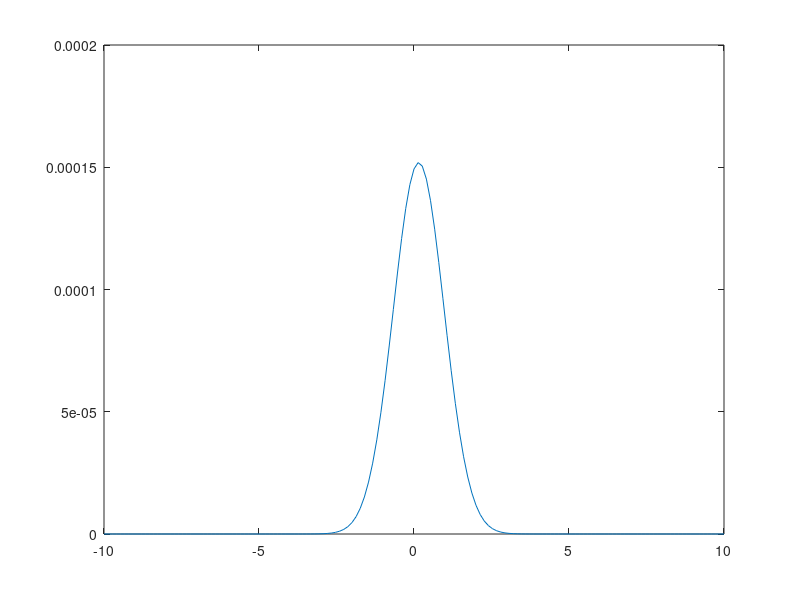

Here is the MATLAB script that generated this plot:
function Lab07
  N = 151;
  X0 = 10;
  dX = 2. * X0 / (N - 1);      % T = 2.X0
  X = -X0 : dX : +X0;
  
  u1 = exp(-X.^2 /2);   % first signal
  u2 = exp(-X.^2 / 4);  % second signal
  d1 = unifrnd(0.05, 0.1) * max(u1);  % delta
  e2 = unifrnd(0.05, 0.1) * max(u2);  % epsilon
  
  % find root a0 of p(a) = 0;
  func = @(x) p(x, u1, d1, u2, e2, dX, N);
  a0 = fzero(func, 1.);
  
  % Calculate H
  H = zeros(length(X), 1);
  for k = 1:N
    sum = 0.;
    for m = 0:N-1
      U2 = fft(u2(m + 1));
      U1 = fft(u1(m + 1));
      dZ = 1 + (2. * pi * m * dX / N).^2;
      sum = sum + U2 * U1 * exp(1j * 2. * pi * k * m / N) / ...
            ((abs(U2) * dX).^2 + a0 * dZ);
    end
    H(k) = sum * dX / N;
  end
  
  disp(a0);
  figure, grid;
  plot(X, abs(ifft(H)));
end

function result = p(alpha, u1, d1, u2, e2, dX, N)
  U1 = abs(fft(u1)).^2;
  U2 = abs(fft(u2)).^2;
  dX2 = dX.^2;
  a2 = alpha * alpha;
  
  beta = 0.;
  gamma = 0.;
  for m = 0:N-1
    freq = 1 + (2 * pi * m * dX / N).^2;
    beta = beta + a2 * freq * U1(m+1) / ...
          (U2(m+1) * dX2 + alpha * freq).^2;
        
    gamma = gamma + U2(m+1) * dX2 * freq * U1(m+1) / ...
           (U2(m+1) * dX2 + alpha * freq).^2;
  end
  
  dz = dX / N;
  result = beta * dz - (e2 + d1 * sqrt(gamma)).^2;
end